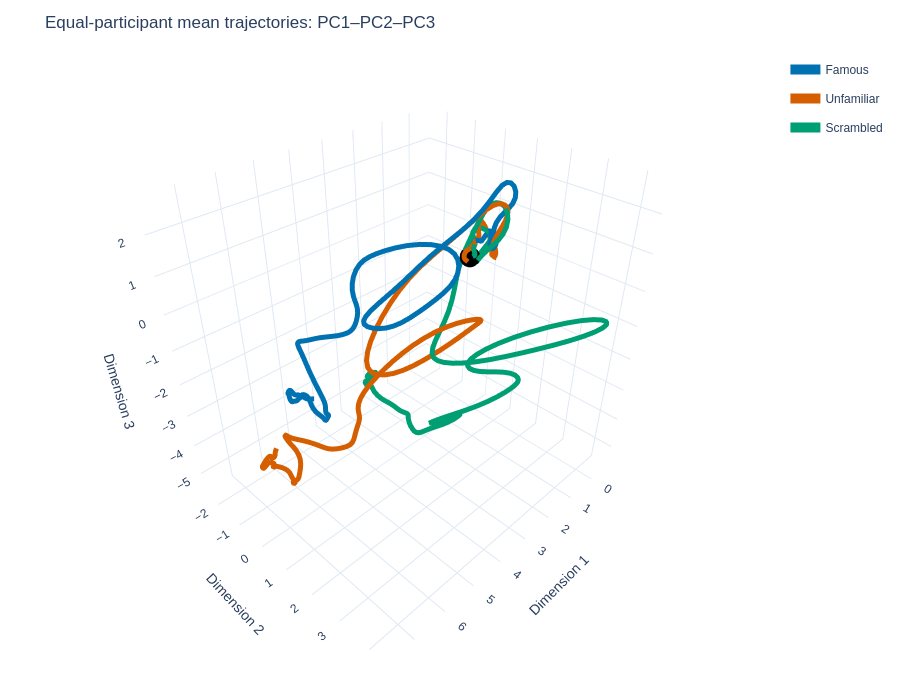

Notebook source saved alongside this figure:
### Code cell
fig_3d = plot_trajectory(
    X=group_trajectories[..., :3],
    times=times,
    labels=plot_labels,
    color_map=color_map,
    smooth_window=12,
    show_markers=False,
    linewidth=10,                      # Auto-scales all trace line widths
    title="Equal-participant mean trajectories: PC1–PC2–PC3",
    dimensions=3,
    add_start_end_markers=True,
    height=700,
)
fig_3d.show()

### Figure 1 — Plotly figure (JSON) as saved in the notebook; plotly's stock layout.template omitted (floating-point values rounded to 4 significant figures; data arrays with more than 128 entries replaced by an {"elided": "..."} marker saying what was removed)
{"data": [{"legendgroup": "Famous", "line": {"color": "#0072b2", "dash": "solid", "width": 10}, "marker": {"color": "#0072b2", "size": 4}, "mode": "lines", "name": "Famous", "showlegend": true, "type": "scatter3d", "x": {"elided": "240 float values"}, "y": {"elided": "240 float values"}, "z": {"elided": "240 float values"}}, {"legendgroup": "Unfamiliar", "line": {"color": "#d55e00", "dash": "solid", "width": 10}, "marker": {"color": "#d55e00", "size": 4}, "mode": "lines", "name": "Unfamiliar", "showlegend": true, "type": "scatter3d", "x": {"elided": "240 float values"}, "y": {"elided": "240 float values"}, "z": {"elided": "240 float values"}}, {"legendgroup": "Scrambled", "line": {"color": "#009e73", "dash": "solid", "width": 10}, "marker": {"color": "#009e73", "size": 4}, "mode": "lines", "name": "Scrambled", "showlegend": true, "type": "scatter3d", "x": {"elided": "240 float values"}, "y": {"elided": "240 float values"}, "z": {"elided": "240 float values"}}, {"hoverinfo": "skip", "marker": {"color": "black", "size": 12}, "mode": "markers", "name": "Start", "showlegend": false, "type": "scatter3d", "x": [0.2392], "y": [-0.08921], "z": [-0.3947]}], "layout": {"height": 700, "margin": {"b": 50, "l": 50, "r": 40, "t": 55}, "scene": {"xaxis": {"title": {"text": "Dimension 1"}}, "yaxis": {"title": {"text": "Dimension 2"}}, "zaxis": {"title": {"text": "Dimension 3"}}}, "title": {"text": "Equal-participant mean trajectories: PC1–PC2–PC3"}}}
